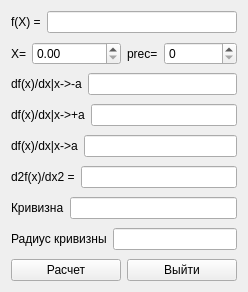
<?xml version="1.0" encoding="UTF-8"?>
<ui version="4.0">
 <class>FormDerivative</class>
 <widget class="QWidget" name="FormDerivative">
  <property name="geometry">
   <rect>
    <x>0</x>
    <y>0</y>
    <width>248</width>
    <height>292</height>
   </rect>
  </property>
  <property name="sizePolicy">
   <sizepolicy hsizetype="Fixed" vsizetype="Fixed">
    <horstretch>0</horstretch>
    <verstretch>0</verstretch>
   </sizepolicy>
  </property>
  <property name="windowTitle">
   <string>Численное дифференцирование</string>
  </property>
  <layout class="QGridLayout" name="gridLayout_2">
   <item row="0" column="0">
    <layout class="QGridLayout" name="gridLayout">
     <item row="0" column="0" colspan="2">
      <layout class="QFormLayout" name="formLayout_8">
       <item row="0" column="0">
        <widget class="QLabel" name="label_7">
         <property name="text">
          <string>f(X) =</string>
         </property>
        </widget>
       </item>
       <item row="0" column="1">
        <widget class="QLineEdit" name="lineEditFunction"/>
       </item>
      </layout>
     </item>
     <item row="1" column="0">
      <layout class="QFormLayout" name="formLayout_9">
       <item row="0" column="0">
        <widget class="QLabel" name="label">
         <property name="text">
          <string>X=</string>
         </property>
        </widget>
       </item>
       <item row="0" column="1">
        <widget class="QDoubleSpinBox" name="doubleSpinBoxArgumentValue"/>
       </item>
      </layout>
     </item>
     <item row="1" column="1">
      <layout class="QFormLayout" name="formLayout_5">
       <item row="0" column="0">
        <widget class="QLabel" name="label_2">
         <property name="text">
          <string>prec=</string>
         </property>
        </widget>
       </item>
       <item row="0" column="1">
        <widget class="QSpinBox" name="spinBoxPrec"/>
       </item>
      </layout>
     </item>
     <item row="2" column="0" colspan="2">
      <layout class="QFormLayout" name="formLayout_3">
       <item row="0" column="0">
        <widget class="QLabel" name="label_5">
         <property name="text">
          <string>df(x)/dx|x-&gt;-a</string>
         </property>
        </widget>
       </item>
       <item row="0" column="1">
        <widget class="QLineEdit" name="lineEditDerivativeLeft"/>
       </item>
      </layout>
     </item>
     <item row="3" column="0" colspan="2">
      <layout class="QFormLayout" name="formLayout_6">
       <item row="0" column="0">
        <widget class="QLabel" name="label_6">
         <property name="text">
          <string>df(x)/dx|x-&gt;+a</string>
         </property>
        </widget>
       </item>
       <item row="0" column="1">
        <widget class="QLineEdit" name="lineEditDerivativeRight"/>
       </item>
      </layout>
     </item>
     <item row="4" column="0" colspan="2">
      <layout class="QFormLayout" name="formLayout_7">
       <item row="0" column="0">
        <widget class="QLabel" name="label_9">
         <property name="text">
          <string>df(x)/dx|x-&gt;a</string>
         </property>
        </widget>
       </item>
       <item row="0" column="1">
        <widget class="QLineEdit" name="lineEditDerivativeSymmetrical"/>
       </item>
      </layout>
     </item>
     <item row="5" column="0" colspan="2">
      <layout class="QFormLayout" name="formLayout">
       <item row="0" column="0">
        <widget class="QLabel" name="label_4">
         <property name="text">
          <string>d2f(x)/dx2 =</string>
         </property>
        </widget>
       </item>
       <item row="0" column="1">
        <widget class="QLineEdit" name="lineEditDerivative2"/>
       </item>
      </layout>
     </item>
     <item row="6" column="0" colspan="2">
      <layout class="QFormLayout" name="formLayout_2">
       <item row="0" column="0">
        <widget class="QLabel" name="label_3">
         <property name="text">
          <string>Кривизна</string>
         </property>
        </widget>
       </item>
       <item row="0" column="1">
        <widget class="QLineEdit" name="lineEditCurvature"/>
       </item>
      </layout>
     </item>
     <item row="7" column="0" colspan="2">
      <layout class="QFormLayout" name="formLayout_4">
       <item row="0" column="0">
        <widget class="QLabel" name="label_8">
         <property name="text">
          <string>Радиус кривизны</string>
         </property>
        </widget>
       </item>
       <item row="0" column="1">
        <widget class="QLineEdit" name="lineEditRadiusOfCurvature"/>
       </item>
      </layout>
     </item>
     <item row="8" column="0">
      <widget class="QPushButton" name="pushButtonCalculate">
       <property name="text">
        <string>Расчет</string>
       </property>
      </widget>
     </item>
     <item row="8" column="1">
      <widget class="QPushButton" name="pushButtonExit">
       <property name="text">
        <string>Выйти</string>
       </property>
      </widget>
     </item>
    </layout>
   </item>
  </layout>
 </widget>
 <resources/>
 <connections/>
</ui>
